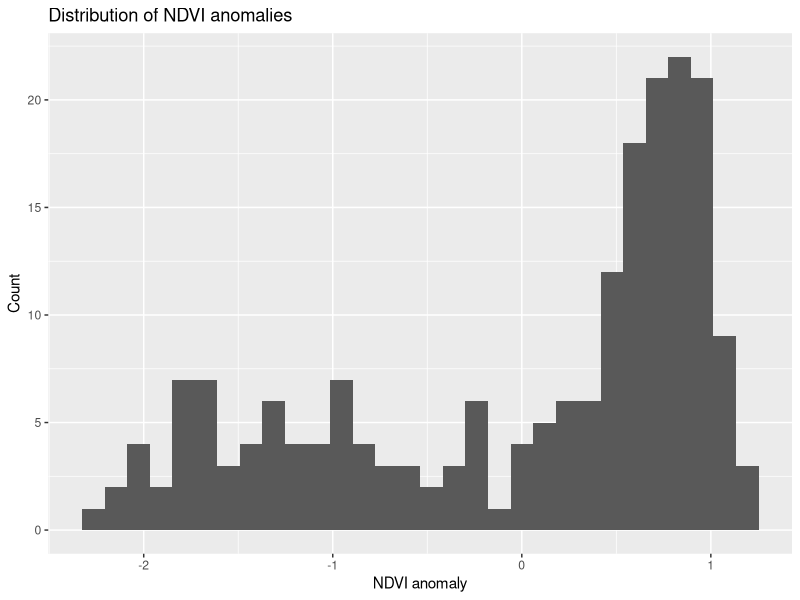
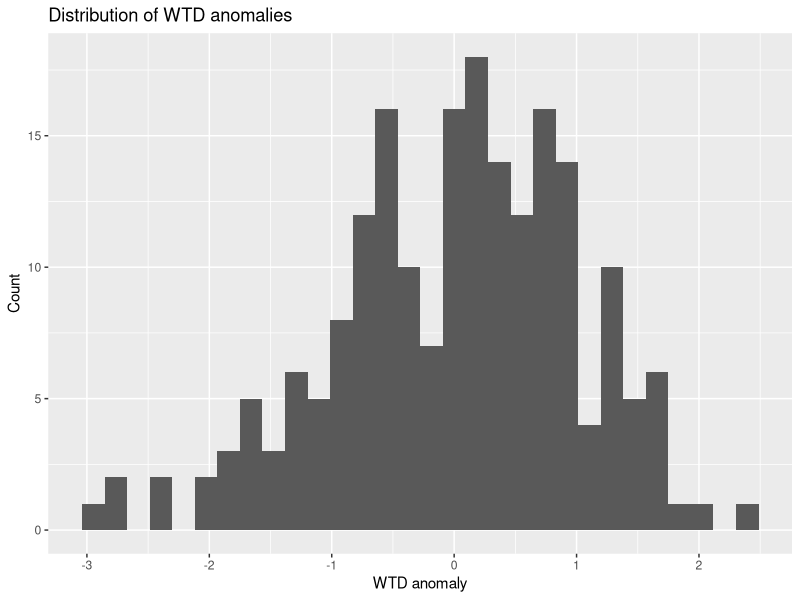

Generate these figures, in order, with R:
## ---- chunk 1
library(tidyverse)
library(broom)
library(skimr)
## ---- chunk 2
data <- read_csv("../data/ndvi_wtd_timeseries.csv") %>%
  mutate(
    ndvi_anom = (ndvi - mean(ndvi, na.rm = T)) / sd(ndvi, na.rm = T),
    wtd_anom  = (wtd - mean(wtd,  na.rm = T)) / sd(wtd, na.rm = T)
  )
## ---- chunk 3
glimpse(data)
## ---- chunk 4
ggplot(data, aes(x=ndvi_anom))+
  geom_histogram(bins=30)+
  theme_get()+
  labs(
    x = "NDVI anomaly",
    y= "Count", 
    title = "Distribution of NDVI anomalies"
  )
## ---- chunk 5
ggplot(data, aes(x=wtd_anom))+
  geom_histogram(bins=30)+
  theme_get()+
  labs(
    x = "WTD anomaly",
    y= "Count", 
    title = "Distribution of WTD anomalies"
  )
